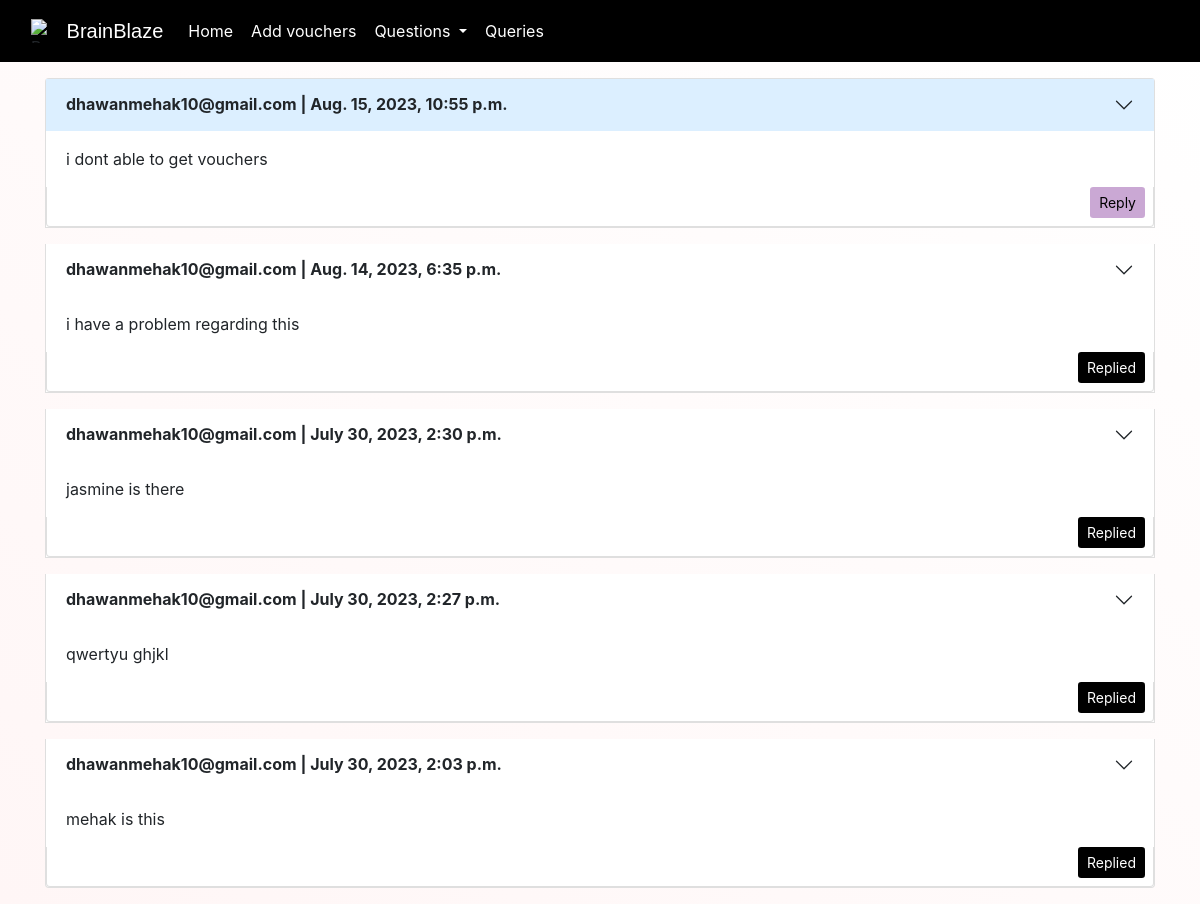
/queries/, run on the app's committed database.
### bbhome/models.py (models this page shows)
class query(models.Model):
    cid=models.IntegerField(primary_key=True,auto_created=True)
    cemail=models.CharField(default=False,blank=True ,max_length=100)
    cfname=models.CharField(default=False,blank=True ,max_length=100)
    clname=models.CharField(default=False,blank=True, max_length=100)
    problem=models.CharField(default=False,blank=True,max_length=100)
    replied_by=models.EmailField(default='-1',blank=True ,max_length=100)
    ctime=models.DateTimeField()

### bbquiz/views.py (the view, shortened to what this page needs)
# urls.py: path('queries/',views.queries,name='queries'),
def queries(request):
    qry=query.objects.all().order_by('-cid')
    return render(request,'query.html',{'qry':qry})

### bbquiz/templates/query.html (shortened to what this page needs)
{%extends "main_que.html"%}
{%block crousel%}
<div class="container mb-3">
  <div class="accordion" id="accordionExample">
    {%for i in qry%}
    {%if i.replied_by != '-1' %}
    {%if forloop.counter == 1%}
    <div class="accordion-item mt-3 mb-3">
      {%else%}
      <div class="accordion-item mb-3">
        {%endif%}
        <h2 class="accordion-header">
          <button class="accordion-button collapsed" type="button" data-bs-toggle="collapse" data-bs-target="#{{i.cid}}"
            aria-expanded="true" aria-controls="{{i.cid}}">
            <strong>{{i.cemail}} | {{i.ctime}}</strong>
          </button>
        </h2>
        <div id="{{i.cid}}" class="accordion-collapse collapse show" data-bs-parent="#accordionExample">
          <div class="accordion-body">
            {{i.problem}}
          </div>
          <div class="accordion-item">
            <h2 class="accordion-header">
              <div class="d-grid d-md-flex justify-content-md-end mr-2 mb-2">
                <button class="btn btn-sm" type="button"
                  style="background-color: rgb(0, 0, 0); color: rgb(255, 255, 255);">
                  Replied
                </button>
              </div>
            </h2>
          </div>
        </div>
      </div>
      {%else%}
      {%if forloop.counter == 1%}
      <div class="accordion-item mt-3 mb-3" style="background-color: rgb(255, 255, 255);">
        {%else%}
        <div class="accordion-item mb-3" style="background-color: rgb(255, 255, 255);">
          {%endif%}
          <h2 class="accordion-header" style="background-color: rgb(220,239,255);">
            <button class="accordion-button collapsed" style="background-color: rgb(220, 239, 255);" type="button"
              data-bs-toggle="collapse" data-bs-target="#{{i.cid}}" aria-expanded="true" aria-controls="{{i.cid}}">
              <strong>{{i.cemail}} | {{i.ctime}}</strong>
            </button>
          </h2>
          <div id="{{i.cid}}" class="accordion-collapse collapse show" data-bs-parent="#accordionExample">
            <div class="accordion-body">
              {{i.problem}}
            </div>
            <div class="accordion-item">
              <h2 class="accordion-header">
                <div class="d-grid d-md-flex justify-content-md-end mr-2 mb-2">
                  <button class="btn btn-sm" type="button" data-bs-toggle="collapse" data-bs-target="#r{{i.cid}}"
                    aria-expanded="false" aria-controls="r{{i.cid}}"
                    style="background-color: rgb(202, 168, 212); color: black;">
                    Reply
                  </button>
                </div>
              </h2>
            </div>
          </div>
        </div>
      </div>
      {%endif%}
      {%endfor%}
    </div>
  {%endblock%}

### data on the page
query: cemail "dhawanmehak10@gmail.com", ctime "Aug. 15, 2023, 10:55 p.m.", problem "i dont able to get vouchers"
query: cemail "dhawanmehak10@gmail.com", ctime "Aug. 14, 2023, 6:35 p.m.", problem "i have a problem regarding this"
query: cemail "dhawanmehak10@gmail.com", ctime "July 30, 2023, 2:30 p.m.", problem "jasmine is there"
query: cemail "dhawanmehak10@gmail.com", ctime "July 30, 2023, 2:27 p.m.", problem "qwertyu ghjkl"
query: cemail "dhawanmehak10@gmail.com", ctime "July 30, 2023, 2:03 p.m.", problem "mehak is this"
